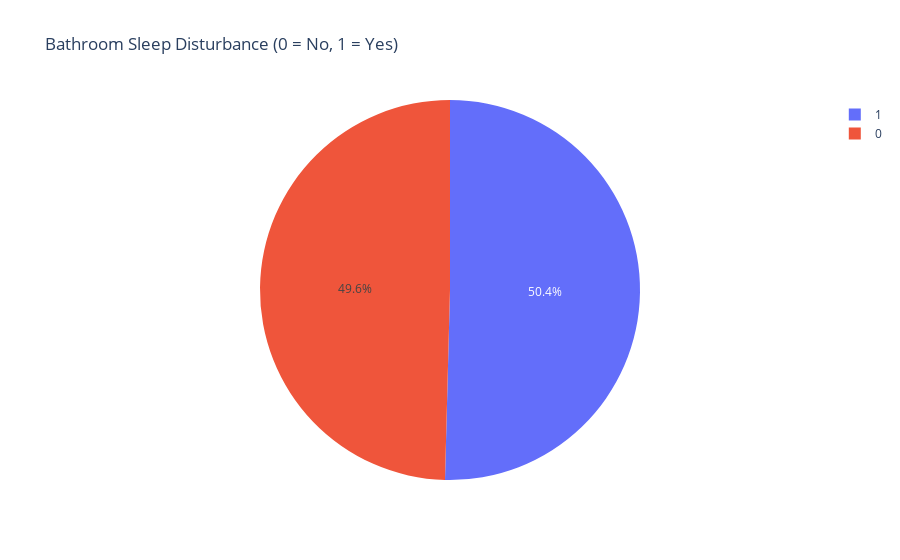

Notebook code cell kept with this figure:
### Code cell
# Create a pie chart using Plotly Express
fig = px.pie(age_bathroom_df, 
             names='Bathroom_Needs_Keeps_Patient_from_Sleeping', 
             title='Bathroom Sleep Disturbance (0 = No, 1 = Yes)',
             labels={'1':'Yes', '0':'No'})

# Show the plot
fig.show()

### Figure 1 — Plotly figure (JSON) as saved in the notebook; plotly's stock layout.template omitted (floating-point values rounded to 4 significant figures; data arrays with more than 128 entries replaced by an {"elided": "..."} marker saying what was removed)
{"data": [{"domain": {"x": [0, 1], "y": [0, 1]}, "hovertemplate": "Bathroom_Needs_Keeps_Patient_from_Sleeping=%{label}<extra></extra>", "labels": {"elided": "714 int values"}, "legendgroup": "", "name": "", "showlegend": true, "type": "pie"}], "layout": {"legend": {"tracegroupgap": 0}, "title": {"text": "Bathroom Sleep Disturbance (0 = No, 1 = Yes)"}}}
